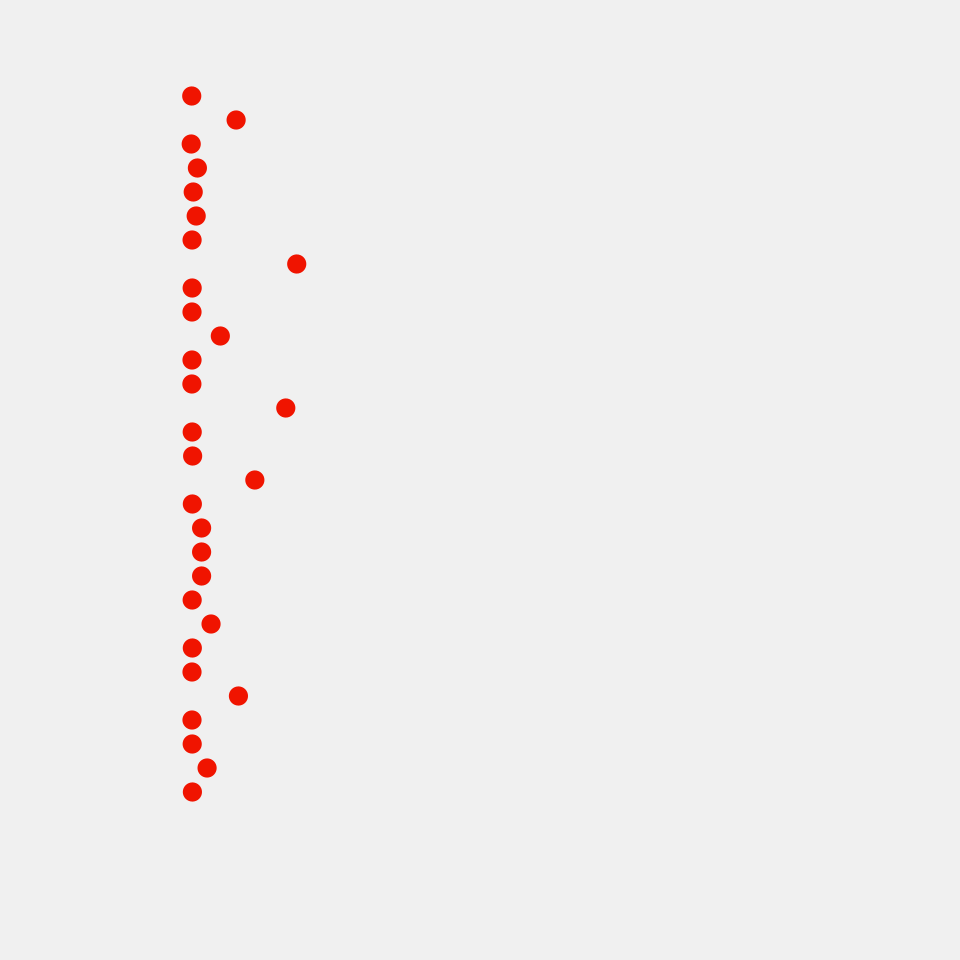
Frame 1 (no input)
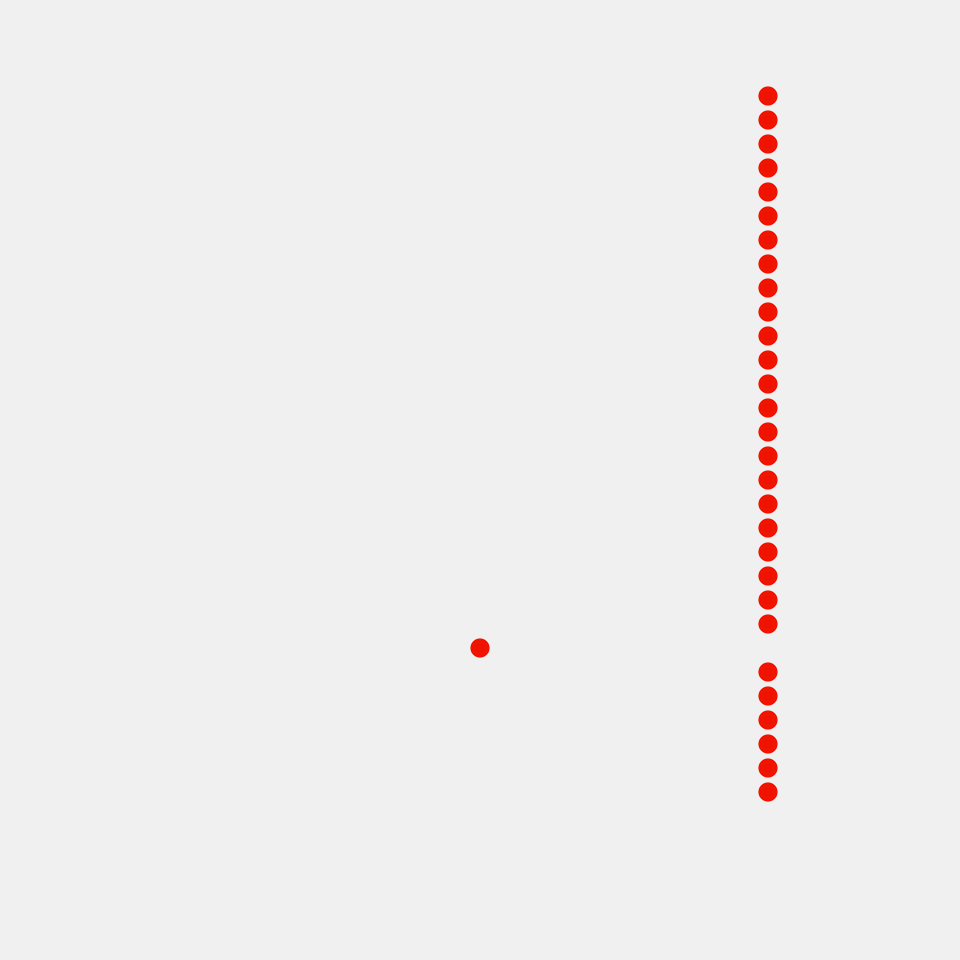
Frame 60 (the mouse pressed at the canvas centre just before this capture)
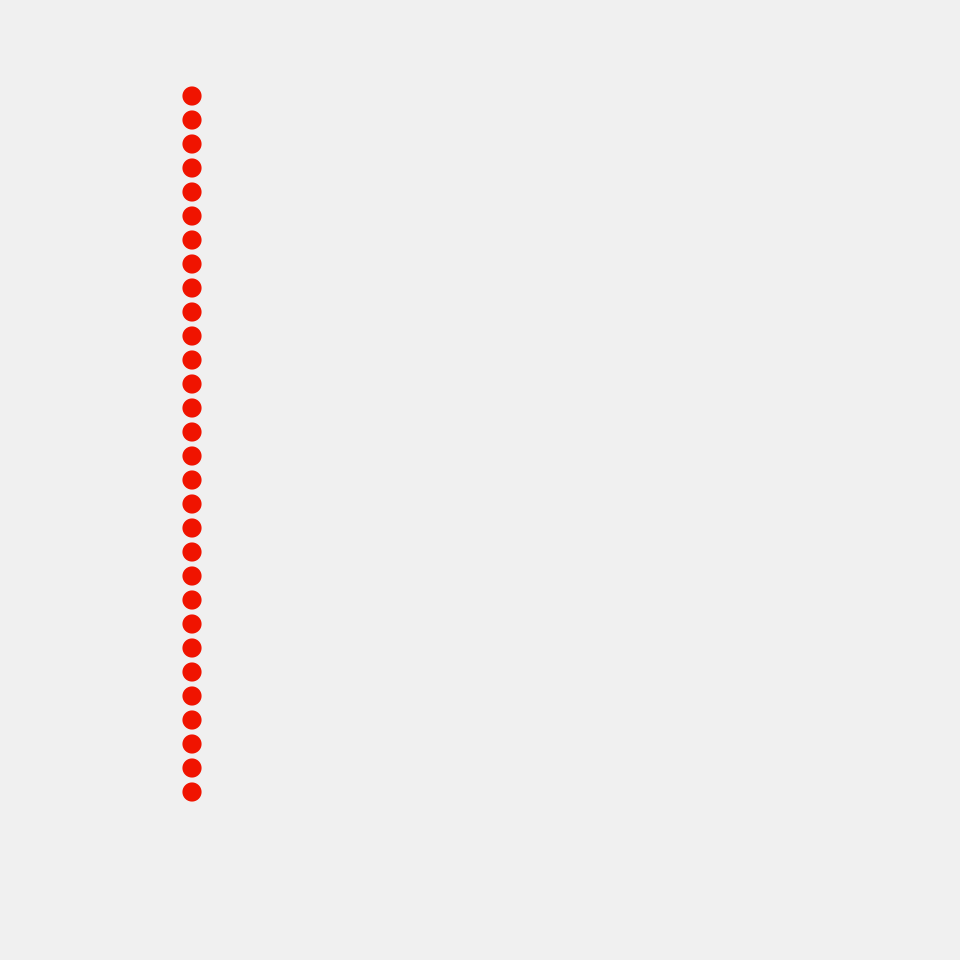
Frame 120 (the mouse held since frame 60 and released just before this capture)

The Processing sketch that drew these frames (run headless with seeded random() and noise(); from frame 60 on, the mouse is pressed at the canvas centre):

// Processing sketch: PennerEasing
// ── PennerEasing.pde
void setup() {
  size(960, 960);
}


void draw() {
  float d = 60;
  float t = frameCount%d;
  float b = width*0.2;
  float c = width*0.6;
  float s = width*0.02;

  if (frameCount%(d*2) >= d) {
    t = d-t;
  }

  background(240);
  noStroke();
  fill(240, 20, 0);

  ellipse(BackEaseIn(t, b, c, d), height*0.1, s, s);
  ellipse(BackEaseOut(t, b, c, d), height*0.125, s, s);
  ellipse(BackEaseInOut(t, b, c, d), height*0.15, s, s);


  ellipse(BounceEaseIn(t, b, c, d), height*0.175, s, s);
  ellipse(BounceEaseOut(t, b, c, d), height*0.2, s, s);
  ellipse(BounceEaseInOut(t, b, c, d), height*0.225, s, s);

  ellipse(CircEaseIn(t, b, c, d), height*0.25, s, s);
  ellipse(CircEaseOut(t, b, c, d), height*0.275, s, s);
  ellipse(CircEaseInOut(t, b, c, d), height*0.3, s, s);

  ellipse(CubicEaseIn(t, b, c, d), height*0.325, s, s);
  ellipse(CubicEaseOut(t, b, c, d), height*0.35, s, s);
  ellipse(CubicEaseInOut(t, b, c, d), height*0.375, s, s);

  ellipse(ElasticEaseIn(t, b, c, d), height*0.4, s, s);
  ellipse(ElasticEaseOut(t, b, c, d), height*0.425, s, s);
  ellipse(ElasticEaseInOut(t, b, c, d), height*0.45, s, s);

  ellipse(ExpoEaseIn(t, b, c, d), height*0.475, s, s);
  ellipse(ExpoEaseOut(t, b, c, d), height*0.5, s, s);
  ellipse(ExpoEaseInOut(t, b, c, d), height*0.525, s, s);


  ellipse(LinearEaseIn(t, b, c, d), height*0.55, s, s);
  ellipse(LinearEaseOut(t, b, c, d), height*0.575, s, s);
  ellipse(LinearEaseInOut(t, b, c, d), height*0.6, s, s);

  ellipse(QuadEaseIn(t, b, c, d), height*0.625, s, s);
  ellipse(QuadEaseOut(t, b, c, d), height*0.65, s, s);
  ellipse(QuadEaseInOut(t, b, c, d), height*0.675, s, s);


  ellipse(QuintEaseIn(t, b, c, d), height*0.7, s, s);
  ellipse(QuintEaseOut(t, b, c, d), height*0.725, s, s);
  ellipse(QuintEaseInOut(t, b, c, d), height*0.75, s, s);

  ellipse(SineEaseIn(t, b, c, d), height*0.775, s, s);
  ellipse(SineEaseOut(t, b, c, d), height*0.8, s, s);
  ellipse(SineEaseInOut(t, b, c, d), height*0.825, s, s);
}

float BackEaseIn (float t, float b, float c, float d) {
  float s = 1.70158f;
  float postFix = t/=d;
  return c*(postFix)*t*((s+1)*t - s) + b;
}

float BackEaseOut(float t, float b, float c, float d) {  
  float s = 1.70158f;
  return c*((t=t/d-1)*t*((s+1)*t + s) + 1) + b;
}

float BackEaseInOut(float t, float b, float c, float d) {
  float s = 1.70158f;
  if ((t/=d/2) < 1) return c/2*(t*t*(((s*=(1.525f))+1)*t - s)) + b;
  float postFix = t-=2;
  return c/2*((postFix)*t*(((s*=(1.525f))+1)*t + s) + 2) + b;
}

float BounceEaseIn (float t, float b, float c, float d) {
  return c - BounceEaseOut (d-t, 0, c, d) + b;
}

float BounceEaseOut(float t, float b, float c, float d) {
  if ((t/=d) < (1/2.75f)) {
    return c*(7.5625f*t*t) + b;
  } else if (t < (2/2.75f)) {
    float postFix = t-=(1.5f/2.75f);
    return c*(7.5625f*(postFix)*t + .75f) + b;
  } else if (t < (2.5/2.75)) {
    float postFix = t-=(2.25f/2.75f);
    return c*(7.5625f*(postFix)*t + .9375f) + b;
  } else {
    float postFix = t-=(2.625f/2.75f);
    return c*(7.5625f*(postFix)*t + .984375f) + b;
  }
}

float BounceEaseInOut(float t, float b, float c, float d) {
  if (t < d/2) return BounceEaseIn (t*2, 0, c, d) * .5f + b;
  else return BounceEaseOut (t*2-d, 0, c, d) * .5f + c*.5f + b;
}

float CircEaseIn (float t, float b, float c, float d) {
  return -c * (sqrt(1 - (t/=d)*t) - 1) + b;
}

float CircEaseOut(float t, float b, float c, float d) {
  return c * sqrt(1 - (t=t/d-1)*t) + b;
}

float CircEaseInOut(float t, float b, float c, float d) {
  if ((t/=d/2) < 1) return -c/2 * (sqrt(1 - t*t) - 1) + b;
  return c/2 * (sqrt(1 - t*(t-=2)) + 1) + b;
}

float CubicEaseIn (float t, float b, float c, float d) {
  return c*(t/=d)*t*t + b;
}

float CubicEaseOut(float t, float b, float c, float d) {
  return c*((t=t/d-1)*t*t + 1) + b;
}

float CubicEaseInOut(float t, float b, float c, float d) {
  if ((t/=d/2) < 1) return c/2*t*t*t + b;
  return c/2*((t-=2)*t*t + 2) + b;
}

float ElasticEaseIn (float t, float b, float c, float d) {
  if (t==0) return b;  
  if ((t/=d)==1) return b+c;  
  float p=d*.3f;
  float a=c; 
  float s=p/4;
  float postFix =a*pow(2, 10*(t-=1)); // this is a fix, again, with post-increment operators
  return -(postFix * sin((t*d-s)*(2*PI)/p )) + b;
}

float ElasticEaseOut(float t, float b, float c, float d) {
  if (t==0) return b;  
  if ((t/=d)==1) return b+c;  
  float p=d*.3f;
  float a=c; 
  float s=p/4;
  return (a*pow(2, -10*t) * sin( (t*d-s)*(2*PI)/p ) + c + b);
}

float ElasticEaseInOut(float t, float b, float c, float d) {
  if (t==0) return b;  
  if ((t/=d/2)==2) return b+c; 
  float p=d*(.3f*1.5f);
  float a=c; 
  float s=p/4;

  if (t < 1) {
    float postFix =a*pow(2, 10*(t-=1)); // postIncrement is evil
    return -.5f*(postFix* sin( (t*d-s)*(2*PI)/p )) + b;
  } 
  float postFix =  a*pow(2, -10*(t-=1)); // postIncrement is evil
  return postFix * sin( (t*d-s)*(2*PI)/p )*.5f + c + b;
}


float ExpoEaseIn (float t, float b, float c, float d) {
  return (t==0) ? b : c * pow(2, 10 * (t/d - 1)) + b;
}

float ExpoEaseOut(float t, float b, float c, float d) {
  return (t==d) ? b+c : c * (-pow(2, -10 * t/d) + 1) + b;
}

float ExpoEaseInOut(float t, float b, float c, float d) {
  if (t==0) return b;
  if (t==d) return b+c;
  if ((t/=d/2) < 1) return c/2 * pow(2, 10 * (t - 1)) + b;
  return c/2 * (-pow(2, -10 * --t) + 2) + b;
}

float LinearEaseNone (float t, float b, float c, float d) {
  return c*t/d + b;
}

float LinearEaseIn (float t, float b, float c, float d) {
  return c*t/d + b;
}

float LinearEaseOut(float t, float b, float c, float d) {  
  return c*t/d + b;
}

float LinearEaseInOut(float t, float b, float c, float d) {
  return c*t/d + b;
}

float QuadEaseIn (float t, float b, float c, float d) {
  return c*(t/=d)*t + b;
}

float QuadEaseOut(float t, float b, float c, float d) {
  return -c *(t/=d)*(t-2) + b;
}

float QuadEaseInOut(float t, float b, float c, float d) {
  if ((t/=d/2) < 1) return ((c/2)*(t*t)) + b;
  return -c/2 * (((t-2)*(--t)) - 1) + b;
}


float QuintEaseIn (float t, float b, float c, float d) {
  return c*(t/=d)*t*t*t*t + b;
}

float QuintEaseOut(float t, float b, float c, float d) {
  return c*((t=t/d-1)*t*t*t*t + 1) + b;
}

float QuintEaseInOut(float t, float b, float c, float d) {
  if ((t/=d/2) < 1) return c/2*t*t*t*t*t + b;
  return c/2*((t-=2)*t*t*t*t + 2) + b;
}

float SineEaseIn (float t, float b, float c, float d) {
  return -c * cos(t/d * (PI/2)) + c + b;
}

float SineEaseOut(float t, float b, float c, float d) {  
  return c * sin(t/d * (PI/2)) + b;
}

float SineEaseInOut(float t, float b, float c, float d) {
  return -c/2 * (cos(PI*t/d) - 1) + b;
}
